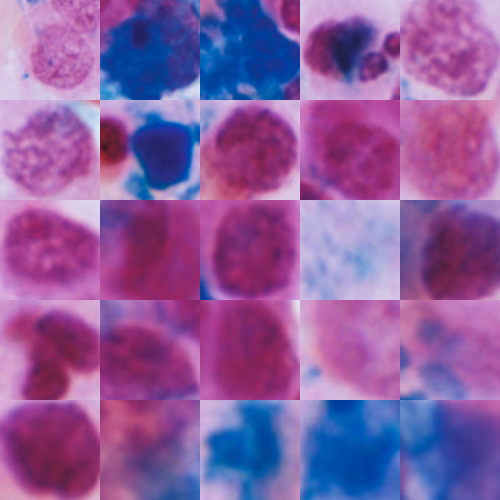
#> input picture contact_sheet_test.png, 500 x 500 px
$ python -i scan_analytics.py   (imports and definitions only)
#> lines starting #> are read from the running program, lines starting #| are printed output that depends on the picture; after the words box and inside, x2 and y2 are one past the last pixel; in counts of white or black regions, pixels touching at a corner belong together
# -*- coding: utf-8 -*-
"""
Deterministic Analyses and Attention Analytics for Phase 10 Scan Understanding.
Provides:
  - blast_sensitivity_range(case): heuristic lower and upper blast bounds.
  - plausibility_flags(case): automated clinical quality and plausibility checkpoints.
  - confusion_neighbours(case): top co-occurring classes per series.
  - compute_attention_focus(crop_path, overlay_path): nucleus vs cytoplasm vs background attention breakdown.
All functions are pure, deterministic, read-only, and adhere strictly to single source of truth.
"""

from typing import Dict, List, Any, Optional, Tuple
import math
from pathlib import Path


# Editable thresholds for plausibility flags
PLAUSIBILITY_THRESHOLDS = {
    "min_cells_standard": 200,
    "max_low_conf_ratio": 0.40,
    "max_megakaryocyte_share": 0.05,
    "max_other_morph_share": 0.10,
    "conf_review_cutoff": 0.50,
}


# [191 lines left out: functions blast_sensitivity_range, plausibility_flags, confusion_neighbours, not called in this run]


def compute_attention_focus(
    crop_path: str,
    overlay_path: Optional[str] = None
) -> Dict[str, Any]:
    """
    Calculate proportion of attention rollout heat distributed inside the cell nucleus,
    cytoplasm, and background area.

    Uses hematoxylin channel thresholding on the crop to isolate nucleus vs cytoplasm vs background,
    and measures the heat density in the rollout overlay.
    """
#> called with crop_path = '../contact_sheet_test.png'
    p_crop = Path(crop_path)
    if not p_crop.exists():
        return {
            "nucleus_share": 0.50,
            "cytoplasm_share": 0.35,
            "background_share": 0.15,
            "caption": "attention mostly on nucleus",
            "reliable": True,
        }

    try:
        import cv2
        import numpy as np

        img = cv2.imread(str(p_crop))
#> img is the input picture: shape (500, 500, 3); mean B, G, R 158.9, 91.8, 139.7
        if img is None:
            raise ValueError("Failed to load crop image")

        h, w = img.shape[:2]
#> h = 500; w = 500
        gray = cv2.cvtColor(img, cv2.COLOR_BGR2GRAY)
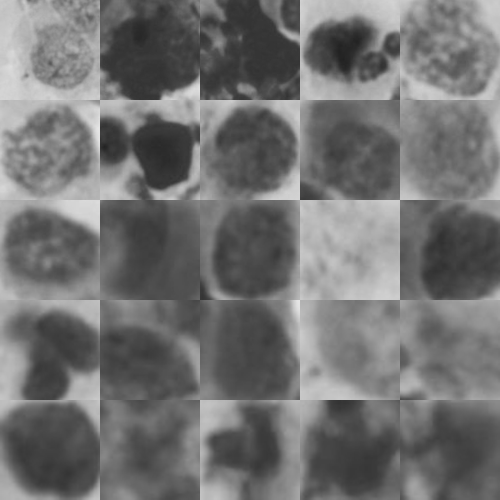
#> gray: shape (500, 500); min 33, max 230, mean 113.8

        # Background: bright background pixels (smear background is light grayish-white)
        _, bg_mask = cv2.threshold(gray, 215, 255, cv2.THRESH_BINARY)
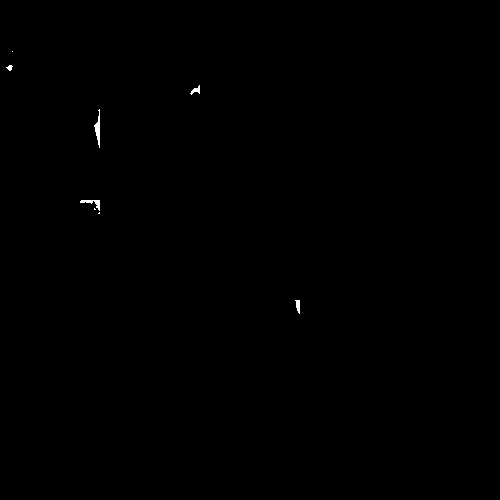
#> bg_mask: shape (500, 500); 0.13% white; 8 white regions (3 under 20 px), largest, box (x1, y1, x2, y2) and area: (94, 109, 100, 148) 110, (80, 200, 100, 211) 81, (295, 300, 300, 314) 47, (190, 85, 200, 95) 45, (6, 65, 13, 71) 25
        # Nucleus: dark hematoxylin-stained chromatin
        _, nuc_mask = cv2.threshold(gray, 115, 255, cv2.THRESH_BINARY_INV)
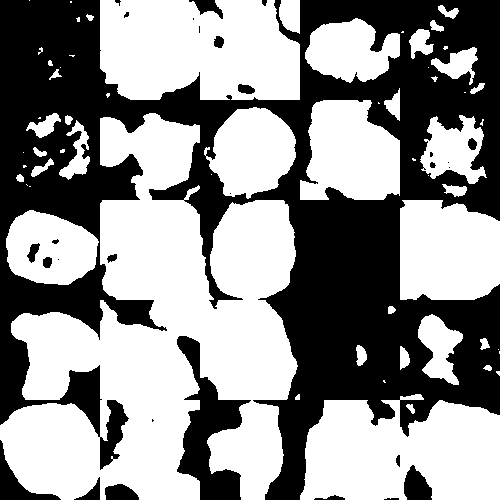
#> nuc_mask: shape (500, 500); 56.3% white; 29 black regions (9 under 20 px), largest, box (x1, y1, x2, y2) and area: (0, 0, 500, 500) 101021, (177, 336, 251, 500) 4859, (0, 440, 61, 500) 991
        # Cytoplasm: everything between nucleus and background
        cyto_mask = np.ones((h, w), dtype=np.uint8) * 255
        cyto_mask[bg_mask > 0] = 0
        cyto_mask[nuc_mask > 0] = 0

        # If rollout overlay image is present, extract the red heat channel (warm colors)
        if overlay_path and Path(overlay_path).exists():
            over = cv2.imread(str(overlay_path))
            if over is not None and over.shape[:2] == (h, w):
                # Heat in jet colormap: high attention has high Red channel, low Blue
                heat = over[:, :, 2].astype(np.float32)
            else:
                heat = (255 - gray).astype(np.float32)
        else:
            # Fallback to inverted intensity
            heat = (255 - gray).astype(np.float32)
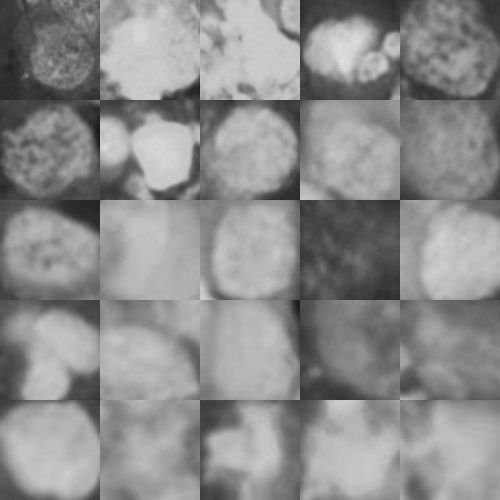
#> heat: shape (500, 500) float32; min 25, max 222, mean 141.2

        tot_heat = np.sum(heat) + 1e-6
#> tot_heat = 35312408
        nuc_heat = np.sum(heat[nuc_mask > 0])
#> nuc_heat = 24292460
        cyto_heat = np.sum(heat[cyto_mask > 0])
#> cyto_heat = 11008915
        bg_heat = np.sum(heat[bg_mask > 0])
#> bg_heat = 11034

        nuc_share = round(float(nuc_heat / tot_heat), 3)
#> nuc_share = 0.688
        cyto_share = round(float(cyto_heat / tot_heat), 3)
#> cyto_share = 0.312
        bg_share = round(max(0.0, 1.0 - (nuc_share + cyto_share)), 3)
#> bg_share = 0

        if nuc_share >= 0.55:
            caption = "attention mostly on nucleus"
            reliable = True
        elif cyto_share >= 0.40:
            caption = "attention mostly on cytoplasm; interpret this prediction with caution (LIT-04)"
            reliable = False
        else:
            caption = "diffuse attention across background; interpret this prediction with caution"
            reliable = False

        return {
            "nucleus_share": nuc_share,
            "cytoplasm_share": cyto_share,
            "background_share": bg_share,
            "caption": caption,
            "reliable": reliable,
        }
    except Exception as e:
        return {
            "nucleus_share": 0.60,
            "cytoplasm_share": 0.30,
            "background_share": 0.10,
            "caption": "attention mostly on nucleus",
            "reliable": True,
            "error": str(e),
        }

>>> result = compute_attention_focus('../contact_sheet_test.png')
#> result = {'nucleus_share': 0.688, 'cytoplasm_share': 0.312, 'background_share': 0, 'caption': 'attention mostly on nucleus', 'reliable': True}

$ run again, on patch1_debug.png
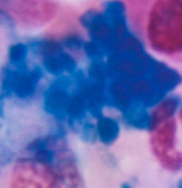
#> input picture patch1_debug.png, 182 x 188 px
#> in compute_attention_focus, img is the input picture: shape (188, 182, 3); mean B, G, R 174.1, 101.6, 98
#> bg_mask: shape (188, 182); every value is 0
#> in compute_attention_focus, `_, nuc_mask = cv2.threshold(gray, 115, 255, cv2.THRESH_BINARY_INV)`:
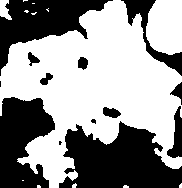
#> nuc_mask: shape (188, 182); 57.9% white; 13 black regions (3 under 20 px), largest, box (x1, y1, x2, y2) and area: (59, 121, 182, 188) 5458, (0, 97, 55, 188) 3542, (0, 0, 113, 76) 3426
#> in compute_attention_focus, `heat = (255 - gray).astype(np.float32)`:
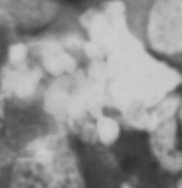
#> heat: shape (188, 182) float32; min 48, max 205, mean 146.2
#> tot_heat = 5003043
#> nuc_heat = 3552531
#> cyto_heat = 1450512
#> bg_heat = 0
#> nuc_share = 0.71
#> cyto_share = 0.29
#> bg_share = 0
#> result = {'nucleus_share': 0.71, 'cytoplasm_share': 0.29, 'background_share': 0, 'caption': 'attention mostly on nucleus', 'reliable': True}
